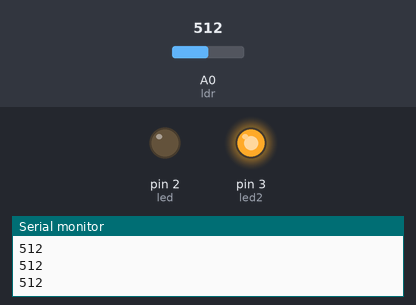
Recording of a sketch running on a simulated Arduino Uno, built with avr-gcc and run on an emulated ATmega328P. Shown: output pins drawn as LEDs (lit = HIGH), the last lines printed to the serial monitor. The test bench sets the inputs (shaded band); at power-on: A0 (ldr) = 512.

Above: at 1.2 s.
1.3 s: A0 (ldr) set to 107
2.8 s: A0 (ldr) set to 94
At 3.4 s:
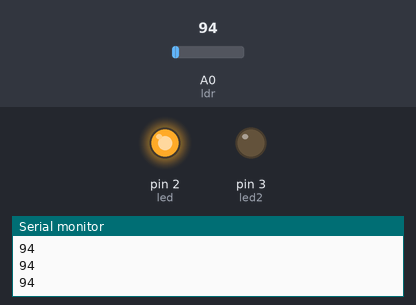
4.3 s: A0 (ldr) set to 110
At 4.7 s:
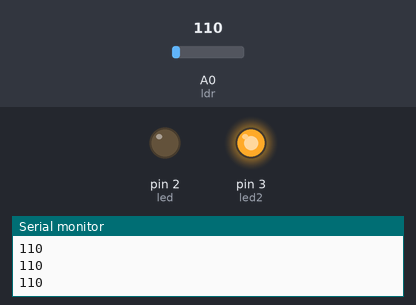
5.8 s: A0 (ldr) set to 90
At 7.2 s:
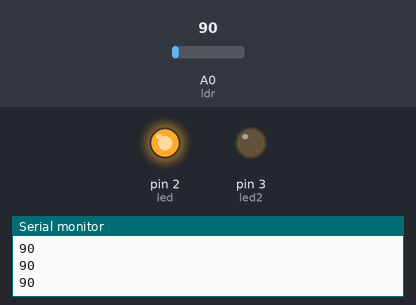
Timing chart, 0 to 8.3 s (numbered marks = the images above; inputs shaded):
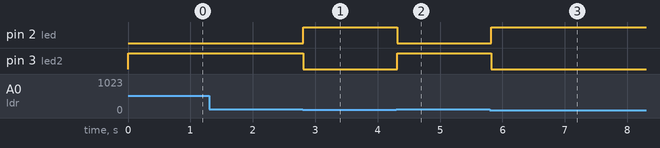

Measured:
- the behaviour switches between 100 and 99 on A0 (ldr) (found by bisection; images 0 and 1)
- after the input at 2.8 s, pin 2 (led): LOW → HIGH at once; pin 3 (led2): HIGH → LOW at once
- after the input at 4.3 s, pin 2 (led): HIGH → LOW at once; pin 3 (led2): LOW → HIGH at once
- after the input at 5.8 s, pin 2 (led): LOW → HIGH at once; pin 3 (led2): HIGH → LOW at once

The sketch:

LDR.ino
```cpp
#define ldr A0
#define led 2
#define led2 3
int vldr=0;
void setup() {
  pinMode(ldr,INPUT);
  pinMode(led,OUTPUT);
  pinMode(led2,OUTPUT);
  Serial.begin(9600);
}

void loop() {
  vldr=analogRead(ldr);
  if(vldr<100){
    digitalWrite(led,HIGH);
    digitalWrite(led2,LOW);}
  else{
    digitalWrite(led,LOW);
    digitalWrite(led2,HIGH);}
  Serial.println(vldr);
  delay(100);

}
```
